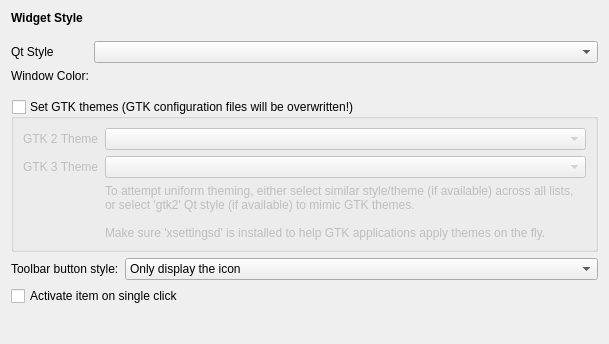
<?xml version="1.0" encoding="UTF-8"?>
<ui version="4.0">
 <class>StyleConfig</class>
 <widget class="QWidget" name="StyleConfig">
  <property name="geometry">
   <rect>
    <x>0</x>
    <y>0</y>
    <width>609</width>
    <height>344</height>
   </rect>
  </property>
  <layout class="QFormLayout" name="formLayout">
   <item row="0" column="0">
    <widget class="QLabel" name="label">
     <property name="font">
      <font>
       <weight>75</weight>
       <bold>true</bold>
      </font>
     </property>
     <property name="text">
      <string>Widget Style</string>
     </property>
    </widget>
   </item>
   <item row="4" column="0" colspan="2">
    <widget class="QGroupBox" name="advancedOptionsGroupBox">
     <property name="sizePolicy">
      <sizepolicy hsizetype="Preferred" vsizetype="Preferred">
       <horstretch>0</horstretch>
       <verstretch>0</verstretch>
      </sizepolicy>
     </property>
     <property name="maximumSize">
      <size>
       <width>16777215</width>
       <height>16777215</height>
      </size>
     </property>
     <property name="title">
      <string>Set GTK themes (GTK configuration files will be overwritten!)</string>
     </property>
     <property name="checkable">
      <bool>true</bool>
     </property>
     <property name="checked">
      <bool>false</bool>
     </property>
     <layout class="QVBoxLayout" name="verticalLayout">
      <item>
       <layout class="QFormLayout" name="formLayout_2">
        <item row="2" column="0">
         <widget class="QLabel" name="label_4">
          <property name="sizePolicy">
           <sizepolicy hsizetype="Preferred" vsizetype="Preferred">
            <horstretch>0</horstretch>
            <verstretch>0</verstretch>
           </sizepolicy>
          </property>
          <property name="text">
           <string>GTK 3 Theme</string>
          </property>
         </widget>
        </item>
        <item row="2" column="1">
         <widget class="QComboBox" name="gtk3ComboBox"/>
        </item>
        <item row="1" column="0">
         <widget class="QLabel" name="label_3">
          <property name="text">
           <string>GTK 2 Theme</string>
          </property>
         </widget>
        </item>
        <item row="1" column="1">
         <widget class="QComboBox" name="gtk2ComboBox"/>
        </item>
        <item row="3" column="1">
         <widget class="QLabel" name="uniformThemeLabel">
          <property name="text">
           <string>To attempt uniform theming, either select similar style/theme (if available) across all lists, or select 'gtk2' Qt style (if available) to mimic GTK themes.

Make sure 'xsettingsd' is installed to help GTK applications apply themes on the fly.</string>
          </property>
          <property name="wordWrap">
           <bool>true</bool>
          </property>
         </widget>
        </item>
       </layout>
      </item>
     </layout>
    </widget>
   </item>
   <item row="5" column="0">
    <widget class="QLabel" name="label_2">
     <property name="text">
      <string>Toolbar button style:</string>
     </property>
    </widget>
   </item>
   <item row="5" column="1">
    <widget class="QComboBox" name="toolButtonStyle">
     <item>
      <property name="text">
       <string>Only display the icon</string>
      </property>
     </item>
     <item>
      <property name="text">
       <string>Only display the text</string>
      </property>
     </item>
     <item>
      <property name="text">
       <string>The text appears beside the icon</string>
      </property>
     </item>
     <item>
      <property name="text">
       <string>The text appears under the icon</string>
      </property>
     </item>
     <item>
      <property name="text">
       <string>Default</string>
      </property>
     </item>
    </widget>
   </item>
   <item row="6" column="0" colspan="2">
    <widget class="QCheckBox" name="singleClickActivate">
     <property name="text">
      <string>Activate item on single click</string>
     </property>
    </widget>
   </item>
   <item row="2" column="0" colspan="2">
    <layout class="QFormLayout" name="formLayout_3">
     <property name="horizontalSpacing">
      <number>5</number>
     </property>
     <property name="topMargin">
      <number>10</number>
     </property>
     <property name="bottomMargin">
      <number>10</number>
     </property>
     <item row="1" column="0">
      <widget class="QLabel" name="label_6">
       <property name="text">
        <string>Window Color:</string>
       </property>
      </widget>
     </item>
     <item row="1" column="1">
      <widget class="ColorLabel" name="winColorLabel">
       <property name="text">
        <string/>
       </property>
      </widget>
     </item>
     <item row="0" column="0">
      <widget class="QLabel" name="label_5">
       <property name="text">
        <string>Qt Style</string>
       </property>
      </widget>
     </item>
     <item row="0" column="1">
      <widget class="QComboBox" name="qtComboBox"/>
     </item>
    </layout>
   </item>
  </layout>
 </widget>
 <customwidgets>
  <customwidget>
   <class>ColorLabel</class>
   <extends>QLabel</extends>
   <header>colorLabel.h</header>
  </customwidget>
 </customwidgets>
 <resources/>
 <connections/>
</ui>
